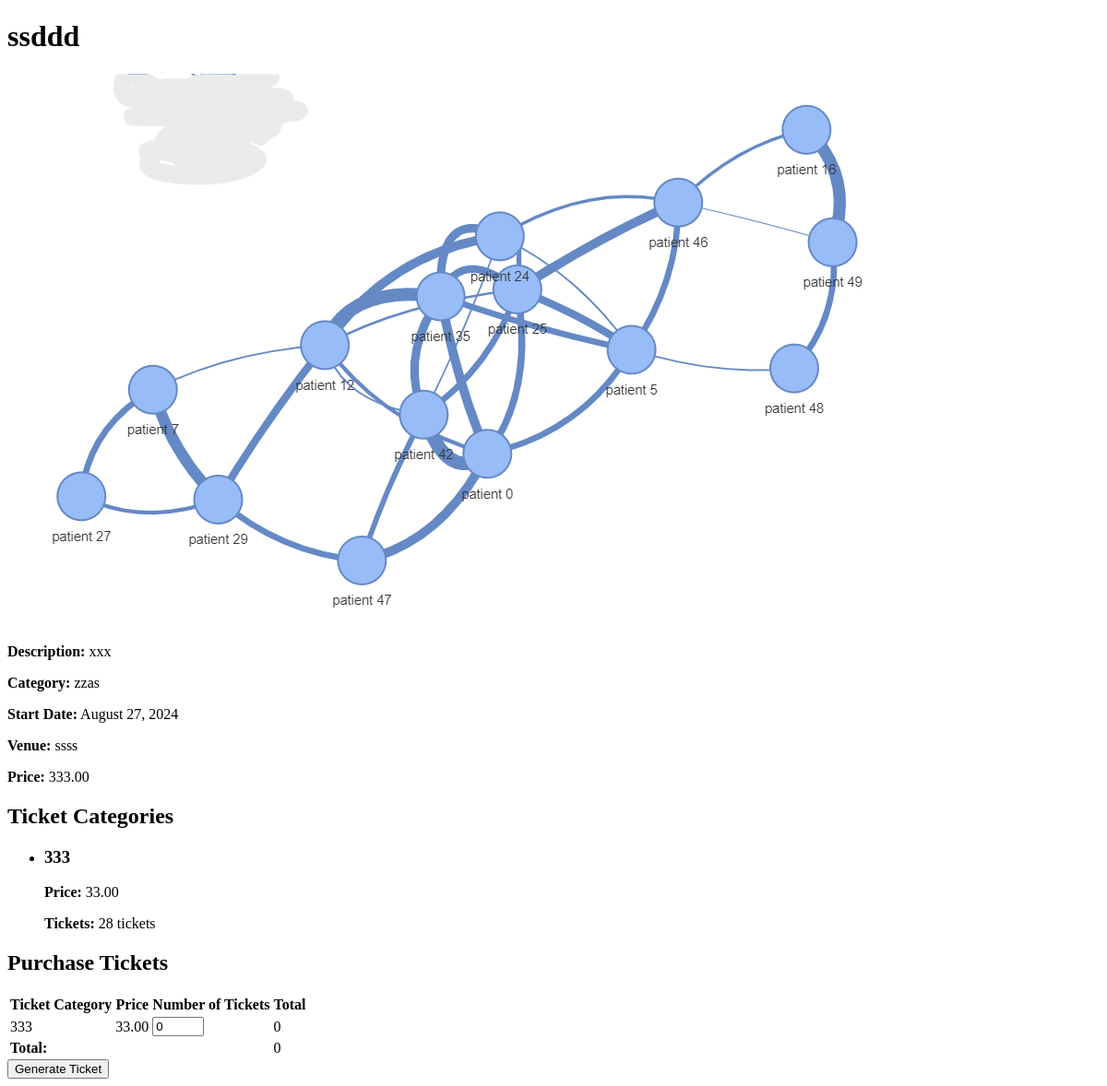
The page /tickets/buy/3/ (signed in) on the database as committed earlier.
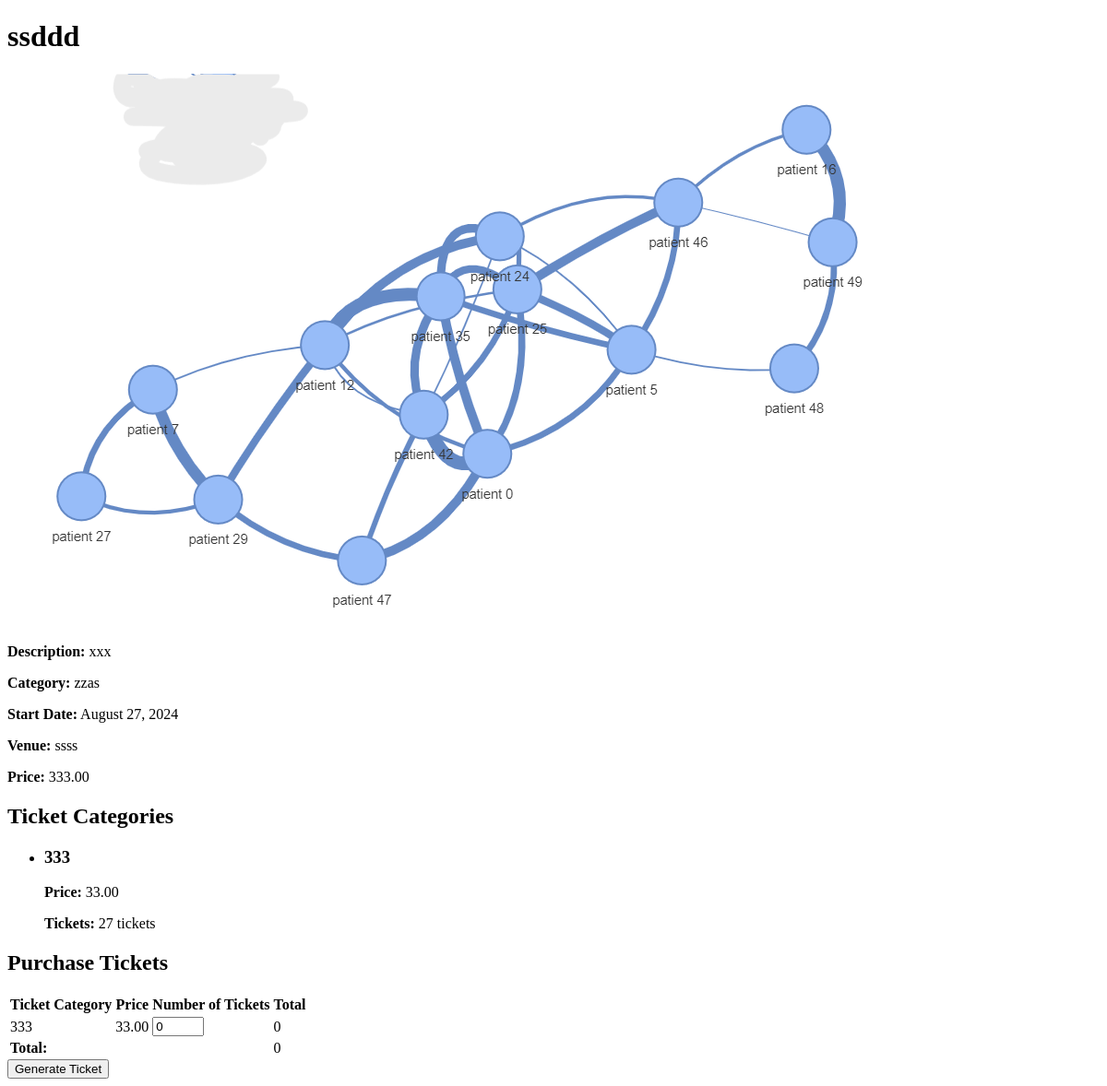
The same page on the database as committed later.
### events/models.py (models this page shows, shortened)
class Event(models.Model):
    vendor = models.ForeignKey(Vendor, on_delete=models.CASCADE, related_name='events')  # Mandatory, linked to Vendor
    poster = models.ImageField(upload_to='event_posters/')  # Required field
    title = models.CharField(max_length=200)  # Required field
    description = models.TextField()  # Required field
    category = models.CharField(max_length=100)  # Required field (e.g., "conference", "concert")
    start_date = models.DateTimeField()  # Required field
    end_date = models.DateTimeField(null=True, blank=True)  # Optional field
    venue_name = models.CharField(max_length=100)  # Required field
    regular_price = models.DecimalField(max_digits=10, decimal_places=2)  # Required field
    sale_price = models.DecimalField(max_digits=10, decimal_places=2, null=True, blank=True)  # Optional field
    tickets_available = models.PositiveIntegerField(null=True, blank=True)  # Optional field
    tickets_sold = models.PositiveIntegerField(default=0)  # New field to track tickets sold
    def is_sold_out(self):
        return self.tickets_available is not None and self.tickets_sold >= self.tickets_available

class TicketCategory(models.Model):
    event = models.ForeignKey(Event, on_delete=models.CASCADE, related_name='ticket_categories')  # Mandatory, linked to Event
    category_title = models.CharField(max_length=100)  # Required field
    category_price = models.DecimalField(max_digits=10, decimal_places=2)  # Required field
    category_tickets_available = models.PositiveIntegerField()  # Required field
    category_tickets_sold = models.PositiveIntegerField(default=0)  # New field to track tickets sold in this category

### tickets/views.py (the view, shortened to what this page needs)
# urls.py: path('buy/<int:event_id>/', views.buy_ticket, name='buy_ticket'),
@login_required
def buy_ticket(request, event_id):
    event = get_object_or_404(Event, id=event_id)
    categories = event.ticket_categories.all()
    if event.is_sold_out():
        return render(request, 'tickets/sold_out.html', {'event': event})
    ticket_data = []
    ordinary_ticket_data = None
    for category in categories:
        remaining_tickets = category.category_tickets_available - category.category_tickets_sold
        ticket_data.append({
            'category': category,
            'tickets_remaining': remaining_tickets
        })
    if not categories.exists():
        ordinary_remaining = event.tickets_available - event.tickets_sold
        ordinary_ticket_data = {
            'price': event.sale_price,
            'tickets_remaining': ordinary_remaining
        }
    context = {
        'event': event,
        'ticket_data': ticket_data,
        'ordinary_ticket_data': ordinary_ticket_data
    }
    return render(request, 'tickets/buy_ticket.html', context)

### templates/tickets/buy_ticket.html (shortened to what this page needs)
<!DOCTYPE html>
<html lang="en">
<head>
</head>
<body>
    <h1>{{ event.title }}</h1>
    {% if event.poster %}
        <img src="{{ event.poster.url }}" alt="{{ event.title }} poster">
    {% else %}
        <p>No image available</p>
    {% endif %}
    <p><strong>Description:</strong> {{ event.description }}</p>
    <p><strong>Category:</strong> {{ event.category }}</p>
    <p><strong>Start Date:</strong> {{ event.start_date|date:"F d, Y" }}</p>
    <p><strong>Venue:</strong> {{ event.venue_name }}</p>
    <p><strong>Price:</strong> {{ event.sale_price }}</p>
    {% if ticket_data %}
        <h2>Ticket Categories</h2>
        <ul>
            {% for data in ticket_data %}
            <li>
                <h3>{{ data.category.category_title }}</h3>
                <p><strong>Price:</strong> {{ data.category.category_price }}</p>
                {% if data.tickets_remaining > 0 %}
                <p><strong>Tickets:</strong> {{ data.tickets_remaining }} tickets</strong></p>
                {% else %}
                    <p style="color: red;"><strong>Sold Out</strong></p>
                {% endif %}
            </li>
        {% endfor %}
        </ul>
    {% endif %}
    <h2>Purchase Tickets</h2>
    <form method="post">
        <table>
            <tr>
                <th>Ticket Category</th>
                <th>Price</th>
                <th>Number of Tickets</th>
                <th>Total</th>
            </tr>
            {% if ticket_data %}
                {% for data in ticket_data %}
                    <tr>
                        <td>{{ data.category.category_title }}</td>
                        <td>{{ data.category.category_price }}</td>
                        {% if data.tickets_remaining > 0 %}
                            <td><input type="number" name="quantity_{{ data.category.id }}" value="0" min="0" max="{{ data.tickets_remaining }}"></td>
                            <td class="total_price">0</td>
                        {% else %}
                            <td colspan="2" style="color: red;"><strong>Sold Out</strong></td>
                        {% endif %}
                    </tr>
                {% endfor %}
            {% endif %}
            <tr>
                <td colspan="3"><strong>Total:</strong></td>
                <td id="grand_total">0</td>
            </tr>
        </table>
        <button type="submit">Generate Ticket</button>
    </form>
</body>
</html>

Rows that differ between the two databases and show on the page:
changed TicketCategory: tickets_remaining "28" → "27"
